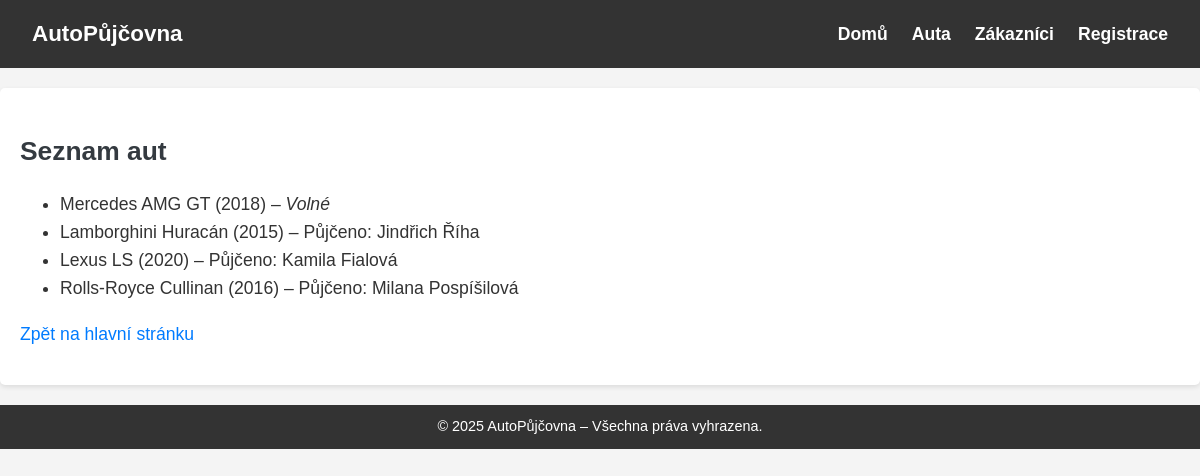
The page /auta/ on the database its author committed.
### auta/models.py (models this page shows, shortened)
class Auto(models.Model):
    model = models.CharField(max_length=100)
    zakaznik = models.ForeignKey(Zakaznik, on_delete=models.SET_NULL, null=True, blank=True)
    rok_vyroby = models.IntegerField(default=2020)  # <--- nové pole
    dostupne = models.BooleanField(default=True)

class Zakaznik(models.Model):
    jmeno = models.CharField(max_length=100)
    prijmeni = models.CharField(max_length=100)

### auta/views.py (the view)
# urls.py: path('auta/', views.auta, name='auta'),
def auta(request):
    auta = Auto.objects.all()
    return render(request, 'auta.html', {'auta': auta})

### auta/templates/auta.html (shortened to what this page needs)
{% extends "base.html" %}
{% load static %}
{% block content %}
  <div class="auta-container">
    <h2 class="auta-page-title">Seznam aut</h2>
    <ul class="auta-car-list">
      {% for auto in auta %}
        <li class="auta-car-item">
          {{ auto.znacka }} {{ auto.model }} ({{ auto.rok_vyroby }})
          {% if auto.zakaznik %}
            – Půjčeno: {{ auto.zakaznik.jmeno }} {{ auto.zakaznik.prijmeni }}
          {% else %}
            – <em>Volné</em>
          {% endif %}
        </li>
      {% empty %}
        <li class="auta-no-cars">Žádná auta k zobrazení.</li>
      {% endfor %}
    </ul>
    <p><a class="auta-button" href="{% url 'index' %}">Zpět na hlavní stránku</a></p>
  </div>
{% endblock %}

### auta/static/css/style.css (style rules this page uses)
body { font-family: 'Arial', sans-serif; margin: 0; padding: 0; background-color: #f8f9fa; color: #212529; line-height: 1.6; overflow-x: hidden; }
h1, h2 { color: #343a40; margin-bottom: 15px; }
a { color: #007bff; text-decoration: none; }

### auta/static/css/styleregister.css (style rules this page uses)
body { font-family: Arial, sans-serif; line-height: 1.6; margin: 0; padding: 0; background-color: #f9f9f9; color: #333; }

### auta/static/css/styleauta.css (style rules this page uses)
body { font-family: Arial, sans-serif; line-height: 1.6; margin: 0; padding: 0; background-color: #f4f4f9; color: #333; }

### auta/static/css/stylezakaznici.css (style rules this page uses)
body { font-family: Arial, sans-serif; line-height: 1.6; margin: 0; padding: 0; background-color: #f9f9f9; color: #333; font-size: clamp(0.95rem, 2vw, 1.1rem); }

### auta/static/css/stylebase.css (style rules this page uses)
body { font-family: Arial, sans-serif; margin: 0; padding: 0; background-color: #f4f4f4; color: #333; line-height: 1.6; overflow-x: hidden; }

### rows shown on the page
Auto: model "Mercedes AMG GT", rok_vyroby "2018", shows "Volné"
Auto: model "Lamborghini Huracán", rok_vyroby "2015", zakaznik.jmeno "Jindřich", zakaznik.prijmeni "Říha"
Auto: model "Lexus LS", rok_vyroby "2020", zakaznik.jmeno "Kamila", zakaznik.prijmeni "Fialová"
Auto: model "Rolls-Royce Cullinan", rok_vyroby "2016", zakaznik.jmeno "Milana", zakaznik.prijmeni "Pospíšilová"
